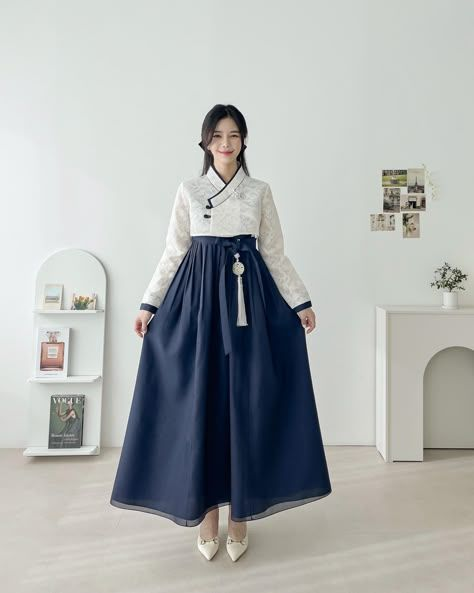
#> input picture hanbok/Korean Women's Hanbok.jpg, 474 x 593 px; its folder holds 4 pictures in this run
$ python image_preprocessing.py
#> lines starting #> are read from the running program, lines starting #| are printed output that depends on the picture
from PIL import Image
import os

input_dir = "hanbok"
output_dir = "hanbok_resized"
os.makedirs(output_dir, exist_ok=True)

for fname in os.listdir(input_dir):
    img = Image.open(os.path.join(input_dir, fname)).convert("RGB")
#> img is the input picture: PIL image 474x593 RGB; mean R, G, B 173.6, 176.7, 175.5
    img = img.resize((1024, 1024))
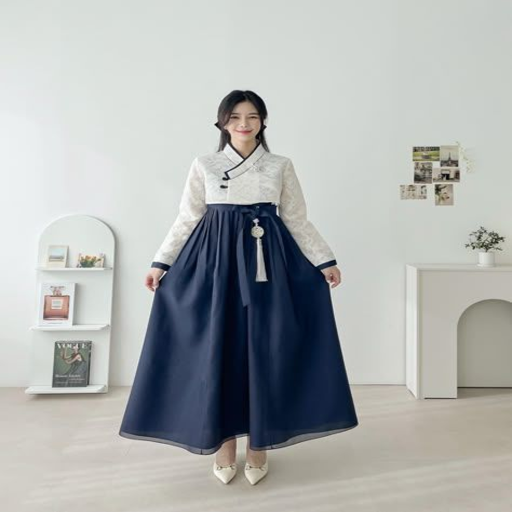
#> img: PIL image 1024x1024 RGB (shown at 1/2 size); mean R, G, B 173.6, 176.7, 175.5
    img.save(os.path.join(output_dir, fname))
#> pass 2 of the loop `for fname in os.listdir(input_dir):`:
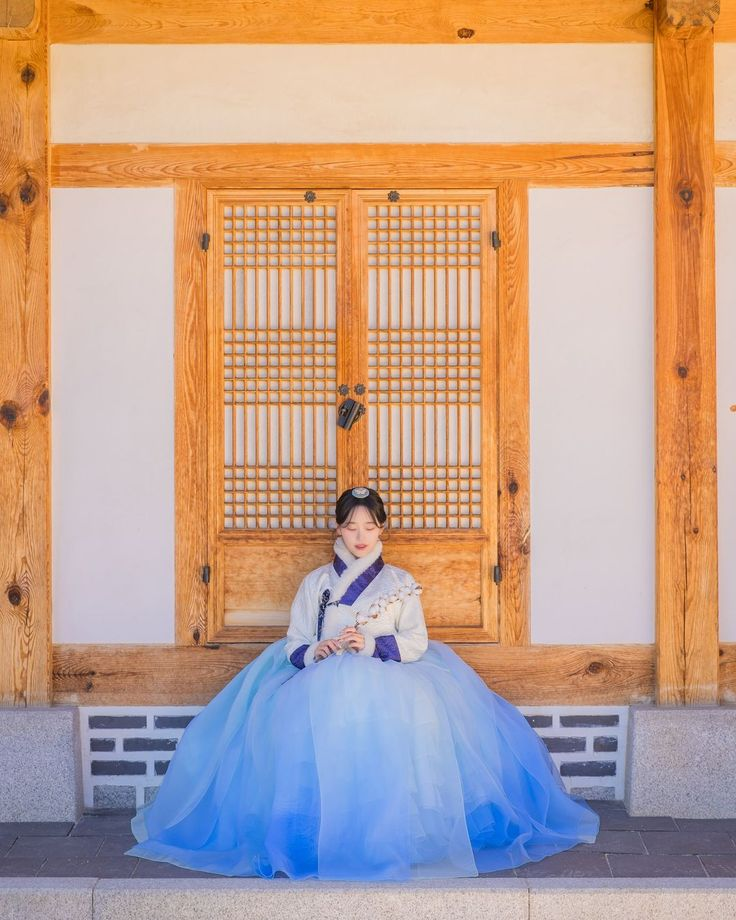
#> input picture hanbok/arang hanbok.jpg, 736 x 920 px
#> img is the input picture: PIL image 736x920 RGB; mean R, G, B 192.6, 161.1, 143.5
#> `img = img.resize((1024, 1024))`:
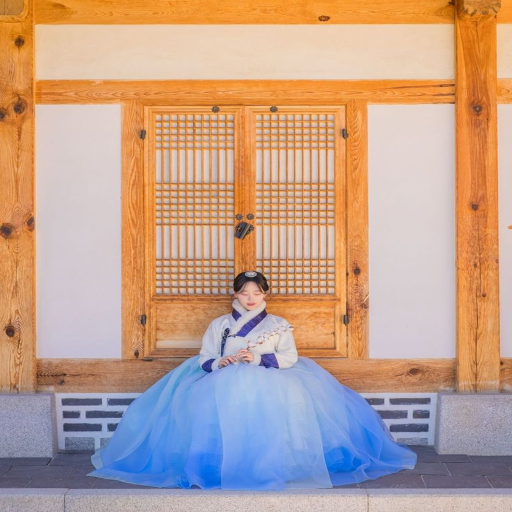
#> img: PIL image 1024x1024 RGB (shown at 1/2 size); mean R, G, B 192.6, 161.1, 143.5
#> pass 3 of the loop `for fname in os.listdir(input_dir):`:
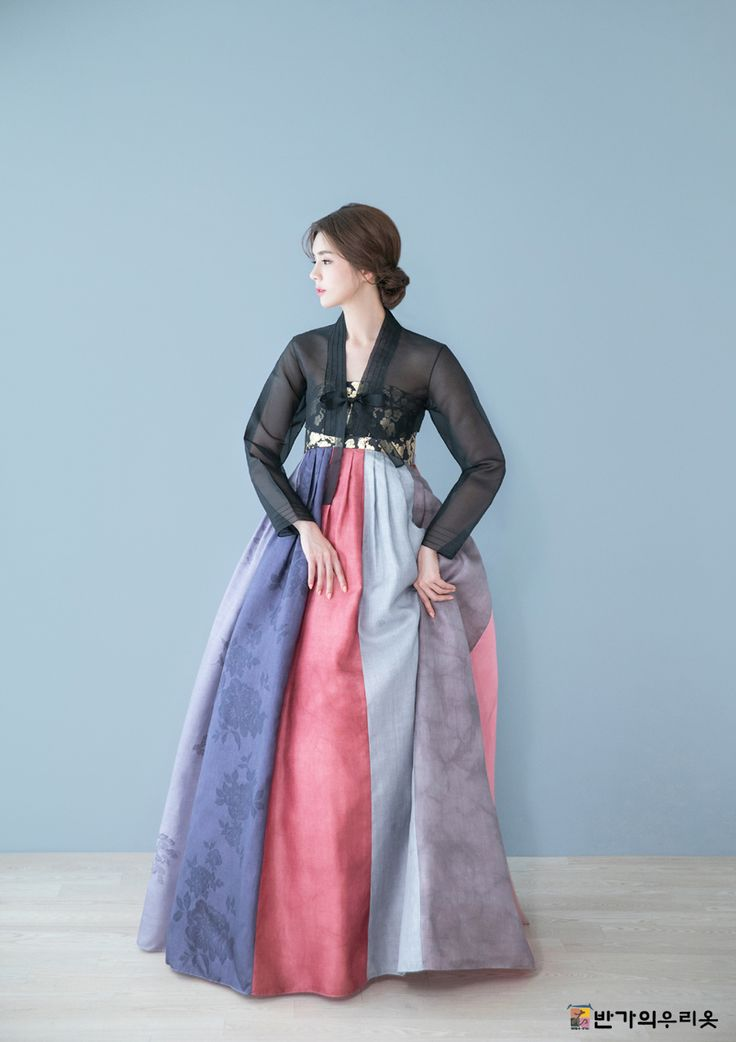
#> input picture hanbok/colorful hanbok.jpg, 736 x 1042 px
#> img is the input picture: PIL image 736x1042 RGB; mean R, G, B 162.1, 172.6, 186.7
#> `img = img.resize((1024, 1024))`:
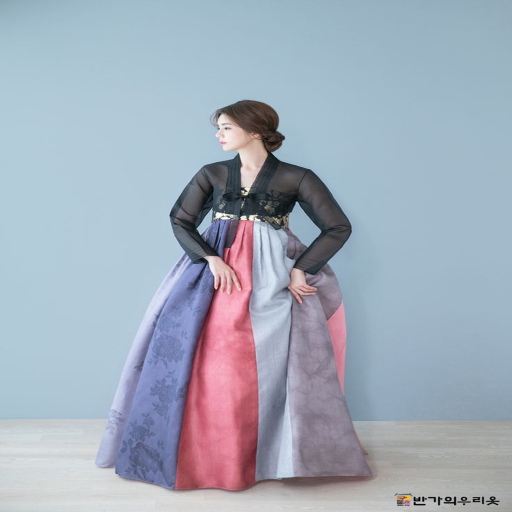
#> img: PIL image 1024x1024 RGB (shown at 1/2 size); mean R, G, B 162.1, 172.6, 186.7
#> the loop made 4 passes; the first 3 are shown
